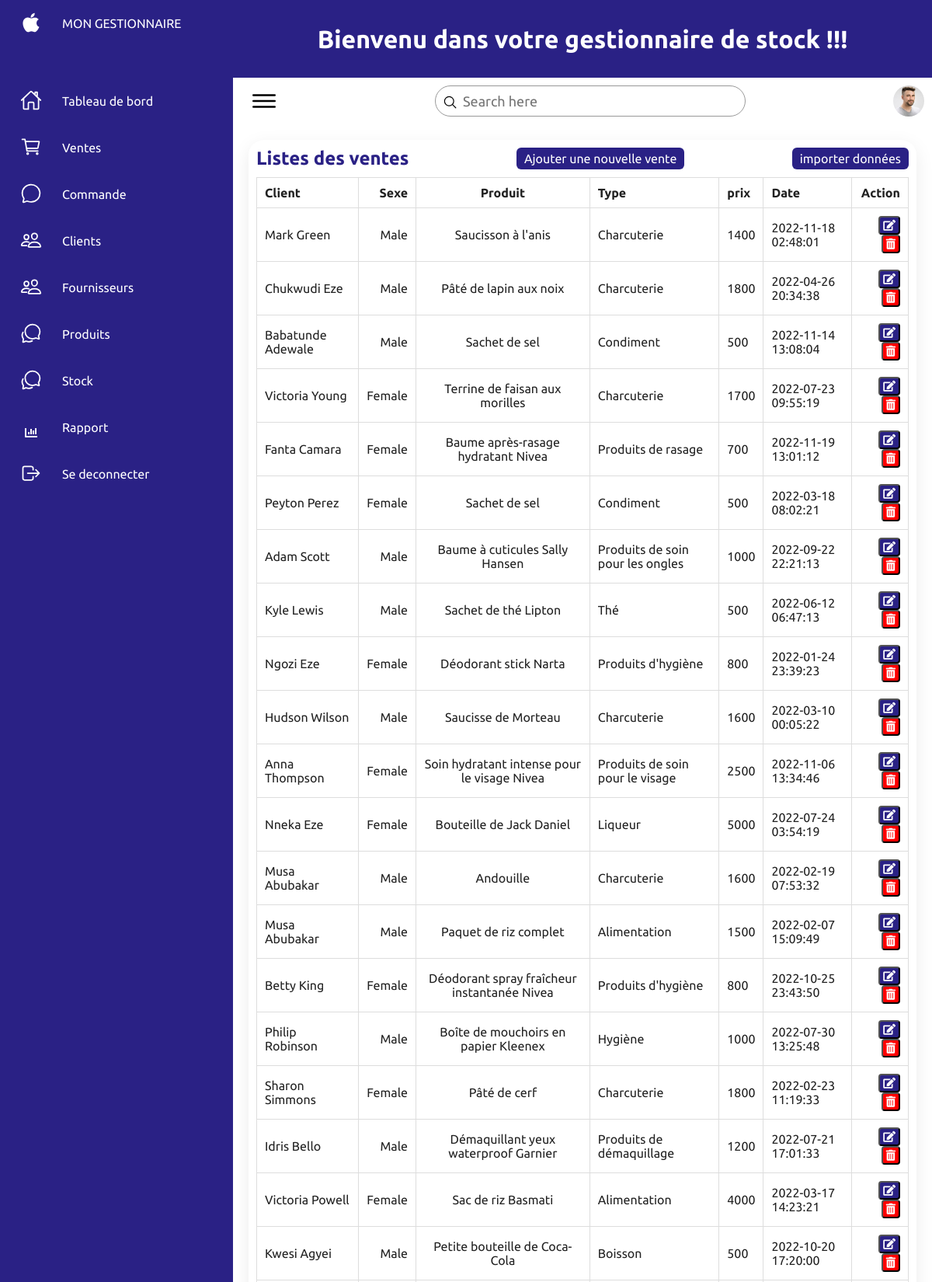
/VIEW/ventes.php (upper part), run on the app's committed database.
### tables this page shows
CREATE TABLE IF NOT EXISTS `vente` (
  `id` int(11) NOT NULL AUTO_INCREMENT,
  `produit_id` int(11) DEFAULT NULL,
  `client_id` int(11) DEFAULT NULL,
  `Date` datetime DEFAULT NULL,
  PRIMARY KEY (`id`),
  KEY `produit_id` (`produit_id`),
  KEY `client_id` (`client_id`)
);

CREATE TABLE IF NOT EXISTS `client` (
  `id` int(11) NOT NULL AUTO_INCREMENT,
  `nom` varchar(255) DEFAULT NULL,
  `sexe` varchar(255) DEFAULT NULL,
  PRIMARY KEY (`id`),
  UNIQUE KEY `nom` (`nom`)
);

CREATE TABLE IF NOT EXISTS `produit` (
  `id` int(11) NOT NULL AUTO_INCREMENT,
  `produit` varchar(255) DEFAULT NULL,
  `Type` varchar(255) DEFAULT NULL,
  `Prix` float DEFAULT NULL,
  PRIMARY KEY (`id`),
  UNIQUE KEY `produit` (`produit`)
);

### VIEW/ventes.php (the view, shortened to what this page needs)
<?php
$dsn = 'mysql:host=localhost;dbname=supermarche';
$username = 'root';
$password = '';
try {
    $pdo = new PDO($dsn, $username, $password);
    $pdo->setAttribute(PDO::ATTR_ERRMODE, PDO::ERRMODE_EXCEPTION);
} catch (PDOException $e) {
    die('La connexion à la base de données a échoué: '.$e->getMessage());
}
$sql = 'select client.nom,client.sexe,produit.produit,produit.Type,produit.Prix,Date FROM vente JOIN produit on vente.produit_id=produit.id JOIn client On client.id=vente.client_id';
$stmt = $pdo->query($sql);
$ventes = $stmt->fetchAll(PDO::FETCH_ASSOC);
?>
<!DOCTYPE html>
<html lang="fr">
<?php
    require '../INCLUDE/head.php';
?>
<body>
    <div class="container">
        <?php
        require '../INCLUDE/navigation.php';
        ?>
        <div class="main">
            <?php
           require '../INCLUDE/main.php';
            ?>
            <div class="details">
                <div class="recentOrders">
                    <div class="cardHeader">
                        <h2>Listes des ventes</h2>
                        <a href="../FORMULAIRE/ventes_form.php" class="btn">Ajouter une nouvelle vente</a>
                        <a href="#"class="btn">importer données</a>
                    </div>
                    <table>
                        <thead>
                            <tr>
                                <td>Client</td>
                                <td>Sexe</td>
                                <td>Produit</td>
                                <td>Type</td>
                                <td>prix</td>
                                <td>Date</td>
                                <td>Action</td>
                            </tr>
                        </thead>
                        <tbody>
                        <?php foreach ($ventes as $vente): ?>
                            <tr>
                                <td><?php echo $vente['nom']; ?></td>
                                <td><?php echo $vente['sexe']; ?></td>
                                <td><?php echo $vente['produit']; ?></td>
                                <td><?php echo $vente['Type']; ?></td>
                                <td><?php echo $vente['Prix']; ?></td>
                                <td><?php echo $vente['Date']; ?></td>
                                <td>
                                    <button class="status delivered" onclick="openForm()"><i class="fas fa-edit"></i></button>
                                    <button class="status return" onclick="openForm()"><i class="fas fa-trash-alt"></i></button>
                                </td>
                            </tr>
                            <?php endforeach; ?>
                        </tbody>
                    </table>
                </div>
            </div>
        </div>
    </div>
</body>
</html>

### STYLE/style.css (style rules this page uses)
* { font-family: "Ubuntu", sans-serif; margin: 0; padding: 0; box-sizing: border-box; }
:root { --blue: #2a2185; --white: #fff; --gray: #f5f5f5; --black1: #222; --black2: #999; }
body { min-height: 100vh; overflow-x: hidden; }
.container { position: relative; width: 100%; }
.main { position: absolute; width: calc(100% - 300px); left: 300px; min-height: 100vh; background: var(--white); transition: 0.5s; }
.details { position: relative; padding: 20px; grid-template-columns: 2fr 1fr; grid-gap: 30px; }
.details .recentOrders { min-height: 500px; background: var(--white); padding: 10px; box-shadow: 0 7px 25px rgba(0, 0, 0, 0.08); border-radius: 20px; }
.details .cardHeader { display: flex; justify-content: space-between; align-items: flex-start; }
.cardHeader h2 { font-weight: 600; color: var(--blue); }
.cardHeader .btn { position: relative; padding: 5px 10px; background: var(--blue); text-decoration: none; color: var(--white); border-radius: 6px; }
.details table { width: 100%; border-collapse: collapse; margin-top: 10px; }
.details table thead td { font-weight: 600; }
.details .recentOrders table tr { color: var(--black1); border-bottom: 1px solid rgba(0, 0, 0, 0.1); }
.details .recentOrders table tr:last-child { border-bottom: none; }
.details .recentOrders table tr td { padding: 10px; border: 1px solid #ddd; }
.details .recentOrders table tr td:last-child { text-align: end; }
.details .recentOrders table tr td:nth-child(2) { text-align: end; }
.details .recentOrders table tr td:nth-child(3) { text-align: center; }
.status.delivered { padding: 2px 4px; background: #2a2185; color: var(--white); border-radius: 4px; font-size: 14px; font-weight: 500; }
.status.return { padding: 2px 4px; background: #f00; color: var(--white); border-radius: 4px; font-size: 14px; font-weight: 500; }

### data on the page
vente: client.nom "Mark Green", client.sexe "Male", produit.produit "Saucisson à l'anis", produit.Type "Charcuterie", produit.Prix "1400", Date "2022-11-18 02:48:01"
vente: client.nom "Chukwudi Eze", client.sexe "Male", produit.produit "Pâté de lapin aux noix", produit.Type "Charcuterie", produit.Prix "1800", Date "2022-04-26 20:34:38"
vente: client.nom "Babatunde Adewale", client.sexe "Male", produit.produit "Sachet de sel", produit.Type "Condiment", produit.Prix "500", Date "2022-11-14 13:08:04"
vente: client.nom "Victoria Young", client.sexe "Female", produit.produit "Terrine de faisan aux morilles", produit.Type "Charcuterie", produit.Prix "1700", Date "2022-07-23 09:55:19"
vente: client.nom "Fanta Camara", client.sexe "Female", produit.produit "Baume après-rasage hydratant Nivea", produit.Type "Produits de rasage", produit.Prix "700", Date "2022-11-19 13:01:12"
vente: client.nom "Peyton Perez", client.sexe "Female", produit.produit "Sachet de sel", produit.Type "Condiment", produit.Prix "500", Date "2022-03-18 08:02:21"
vente: client.nom "Adam Scott", client.sexe "Male", produit.produit "Baume à cuticules Sally Hansen", produit.Type "Produits de soin pour les ongles", produit.Prix "1000", Date "2022-09-22 22:21:13"
vente: client.nom "Kyle Lewis", client.sexe "Male", produit.produit "Sachet de thé Lipton", produit.Type "Thé", produit.Prix "500", Date "2022-06-12 06:47:13"
vente: client.nom "Ngozi Eze", client.sexe "Female", produit.produit "Déodorant stick Narta", produit.Type "Produits d'hygiène", produit.Prix "800", Date "2022-01-24 23:39:23"
vente: client.nom "Hudson Wilson", client.sexe "Male", produit.produit "Saucisse de Morteau", produit.Type "Charcuterie", produit.Prix "1600", Date "2022-03-10 00:05:22"
vente: client.nom "Anna Thompson", client.sexe "Female", produit.produit "Soin hydratant intense pour le visage Nivea", produit.Type "Produits de soin pour le visage", produit.Prix "2500", Date "2022-11-06 13:34:46"
vente: client.nom "Nneka Eze", client.sexe "Female", produit.produit "Bouteille de Jack Daniel", produit.Type "Liqueur", produit.Prix "5000", Date "2022-07-24 03:54:19"
vente: client.nom "Musa Abubakar", client.sexe "Male", produit.produit "Andouille", produit.Type "Charcuterie", produit.Prix "1600", Date "2022-02-19 07:53:32"
vente: client.nom "Musa Abubakar", client.sexe "Male", produit.produit "Paquet de riz complet", produit.Type "Alimentation", produit.Prix "1500", Date "2022-02-07 15:09:49"
vente: client.nom "Betty King", client.sexe "Female", produit.produit "Déodorant spray fraîcheur instantanée Nivea", produit.Type "Produits d'hygiène", produit.Prix "800", Date "2022-10-25 23:43:50"
vente: client.nom "Philip Robinson", client.sexe "Male", produit.produit "Boîte de mouchoirs en papier Kleenex", produit.Type "Hygiène", produit.Prix "1000", Date "2022-07-30 13:25:48"
vente: client.nom "Sharon Simmons", client.sexe "Female", produit.produit "Pâté de cerf", produit.Type "Charcuterie", produit.Prix "1800", Date "2022-02-23 11:19:33"
vente: client.nom "Idris Bello", client.sexe "Male", produit.produit "Démaquillant yeux waterproof Garnier", produit.Type "Produits de démaquillage", produit.Prix "1200", Date "2022-07-21 17:01:33"
vente: client.nom "Victoria Powell", client.sexe "Female", produit.produit "Sac de riz Basmati", produit.Type "Alimentation", produit.Prix "4000", Date "2022-03-17 14:23:21"
vente: client.nom "Kwesi Agyei", client.sexe "Male", produit.produit "Petite bouteille de Coca-Cola", produit.Type "Boisson", produit.Prix "500", Date "2022-10-20 17:20:00"
